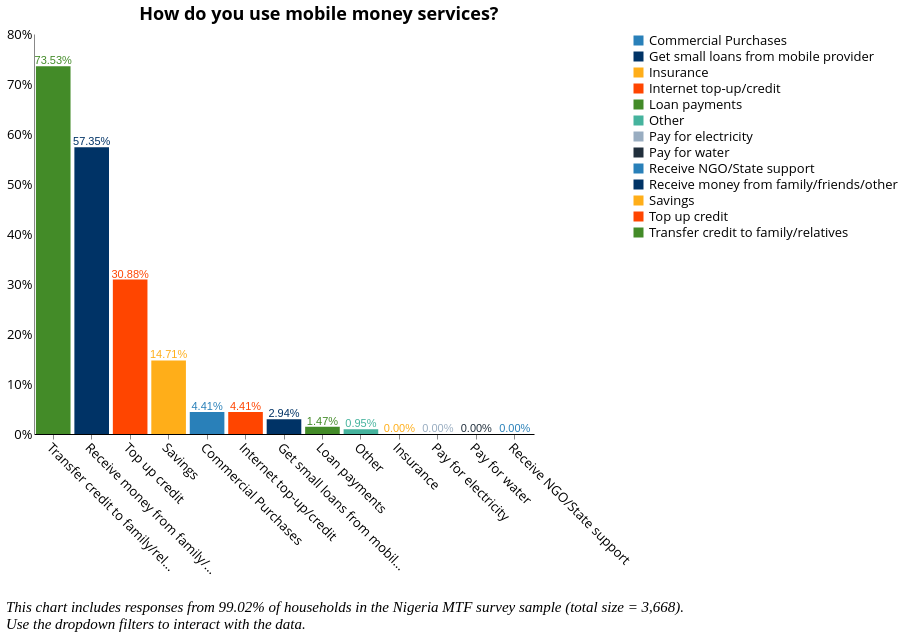

Vega-Lite specification stored for this chart:
### Vega-Lite specification from a JSON file in a GitHub repository (floating-point values rounded to 4 significant figures)
{"width": 800, "height": 400, "config": {"title": {"fontSize": 18, "font": "Open Sans", "anchor": "center", "fontColor": "#000000"}, "axisX": {"domain": true, "domainColor": "#000000", "grid": false, "labelFont": "Open Sans", "labelFontSize": 13, "titleFont": "Open Sans", "titleFontSize": 13, "titleFontWeight": "normal", "title": "X Axis Title (units)", "labelAngle": 45}, "axisY": {"domain": true, "grid": false, "gridColor": "#DEDDDD", "gridWidth": 1, "labelFont": "Open Sans", "labelFontSize": 13, "labelAngle": 0, "ticks": false, "titleFont": "Open Sans", "titleFontSize": 13, "titleFontWeight": "normal", "titlePadding": 10, "title": "Y Axis Title (units)"}, "range": {"category": ["#2980B9", "#003366", "#FFAE19", "#FF4500", "#438B28", "#45B39D", "#99ADC1", "#212F3C"]}, "legend": {"labelFont": "Open Sans", "labelFontSize": 13, "symbolType": "square", "symbolSize": 100, "titleFont": "Open Sans", "titleFontSize": 13, "titleFontWeight": "normal", "title": "Legend", "orient": "right", "offset": 0, "labelLimit": 0}, "tooltip": {"font": "Open Sans"}, "view": {"stroke": "transparent", "text": {"font": "Open Sans", "color": ["#2980B9", "#003366", "#FFAE19", "#FF4500", "#438B28", "#45B39D", "#99ADC1", "#212F3C"], "fontSize": 13, "align": "right", "fontWeight": 400, "size": 13}, "bar": {"size": 40, "binSpacing": 1, "continuousBandSize": 30, "discreteBandSize": 30, "fill": ["#2980B9", "#003366", "#FFAE19", "#FF4500", "#438B28", "#45B39D", "#99ADC1", "#212F3C"], "stroke": false}}}, "concat": [{"layer": [{"mark": "bar", "encoding": {"color": {"field": "Source", "type": "nominal"}, "tooltip": {"field": "Source", "type": "nominal"}, "x": {"field": "Source", "sort": {"field": "Source", "op": "count", "order": "descending"}, "type": "nominal"}, "y": {"axis": {"format": "%", "title": ""}, "field": "Response", "type": "quantitative"}}, "height": 400, "width": 500}, {"mark": {"type": "text", "align": "center", "baseline": "bottom"}, "encoding": {"color": {"field": "Source", "type": "nominal"}, "text": {"field": "Response", "format": ".2%", "type": "quantitative"}, "tooltip": {"field": "Source", "type": "nominal"}, "x": {"field": "Source", "sort": {"field": "Source", "op": "count", "order": "descending"}, "type": "nominal"}, "y": {"axis": {"format": "%", "title": ""}, "field": "Response", "type": "quantitative"}}, "height": 400, "title": {"text": ["How do you use mobile money services?"], "color": "black", "subtitleColor": "black"}, "width": 500}]}], "data": {"name": "data-68a703974d7dcb9c918f24a06698bdcc"}, "title": {"text": ["", "", "This chart includes responses from 99.02% of households in the Nigeria MTF survey sample (total size = 3,668).", "Use the dropdown filters to interact with the data."], "anchor": "start", "baseline": "bottom", "font": "Times New Roman", "fontSize": 15, "fontStyle": "italic", "fontWeight": "normal", "orient": "bottom"}, "$schema": "https://vega.github.io/schema/vega-lite/v4.17.0.json", "datasets": {"data-68a703974d7dcb9c918f24a06698bdcc": [{"Source": "Transfer credit to family/relatives", "Response": 0.7353}, {"Source": "Receive money from family/friends/other", "Response": 0.5735}, {"Source": "Top up credit", "Response": 0.3088}, {"Source": "Savings", "Response": 0.1471}, {"Source": "Commercial Purchases", "Response": 0.04412}, {"Source": "Internet top-up/credit", "Response": 0.04412}, {"Source": "Get small loans from mobile provider", "Response": 0.02941}, {"Source": "Loan payments", "Response": 0.01471}, {"Source": "Other", "Response": 0.009508}, {"Source": "Insurance", "Response": 0.0}, {"Source": "Pay for electricity", "Response": 0.0}, {"Source": "Pay for water", "Response": 0.0}, {"Source": "Receive NGO/State support", "Response": 0.0}]}}
